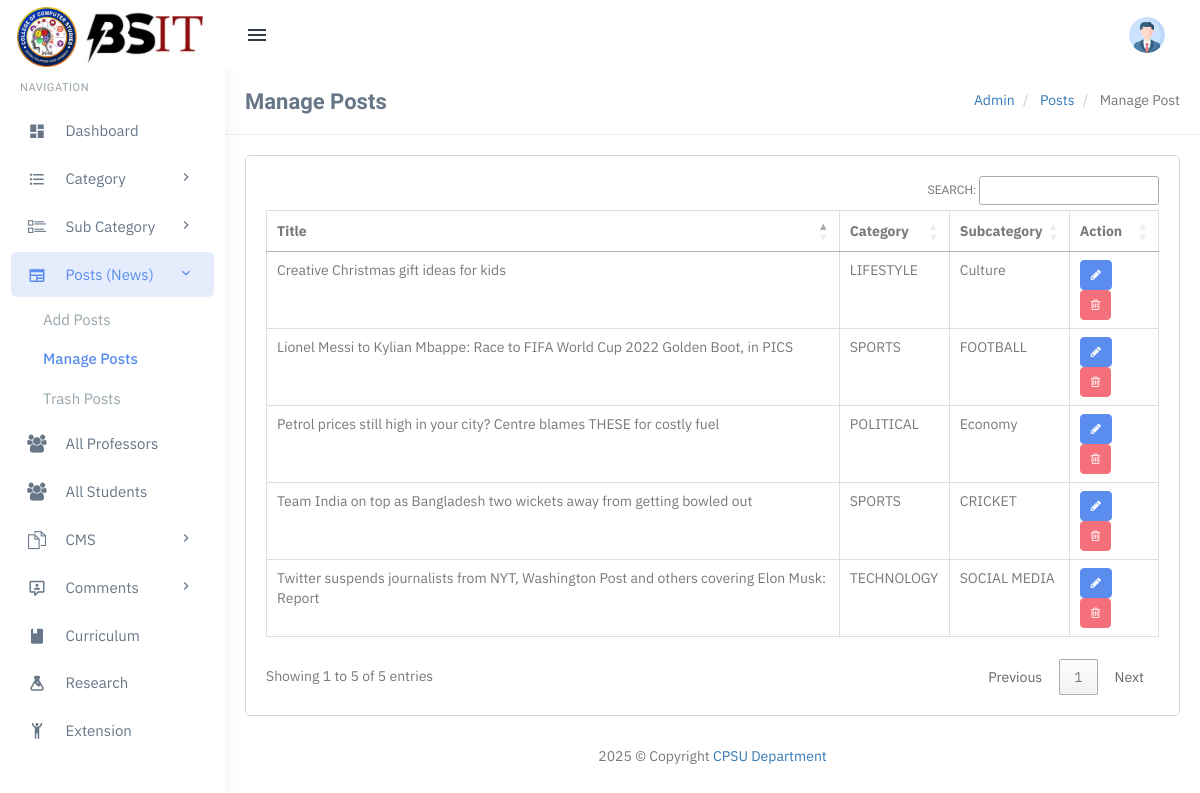
/admin/manage-posts.php (signed in), run on an earlier commit of the app's database.
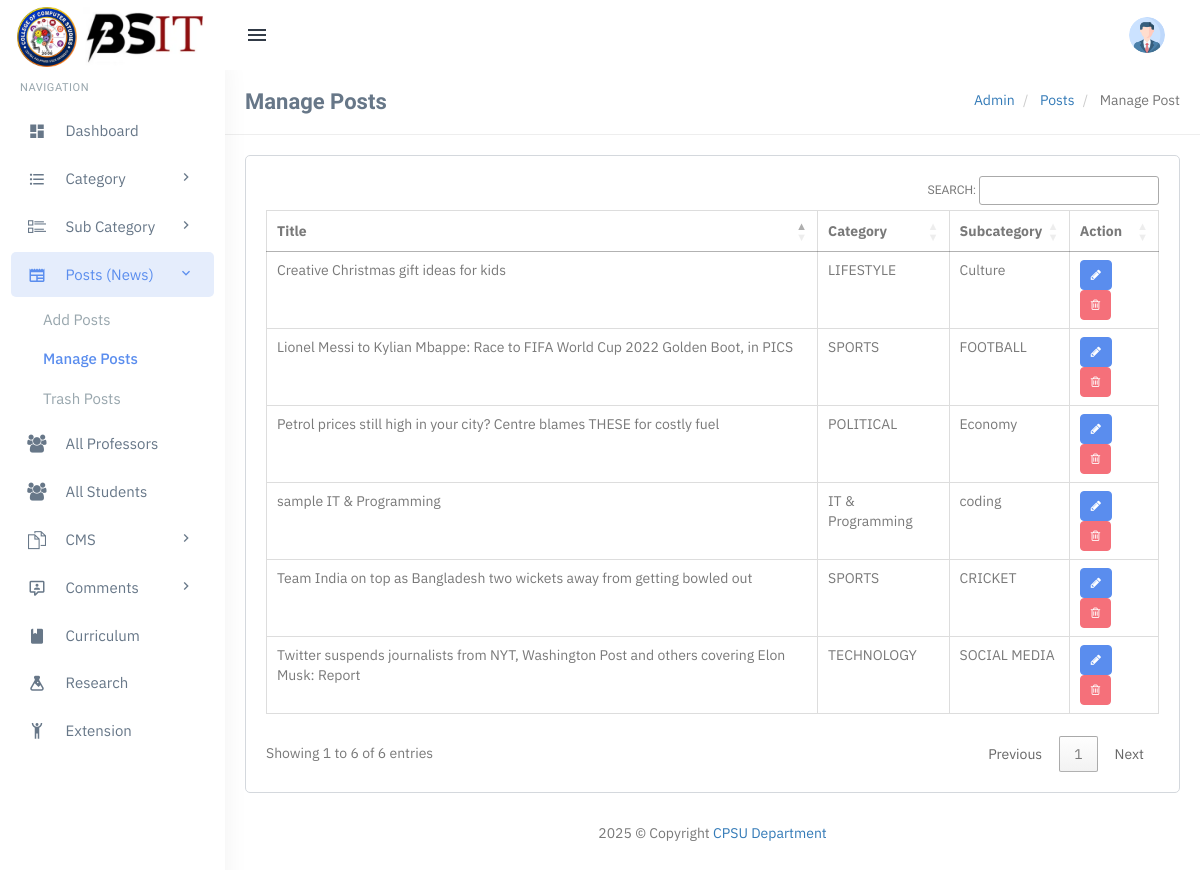
And on a later commit of the database.
### tables this page shows
CREATE TABLE `tblposts` (
  `id` int(11) NOT NULL,
  `PostTitle` longtext DEFAULT NULL,
  `CategoryId` int(11) DEFAULT NULL,
  `SubCategoryId` int(11) DEFAULT NULL,
  `PostDetails` longtext DEFAULT NULL,
  `PostingDate` timestamp NULL DEFAULT current_timestamp(),
  `UpdationDate` timestamp NULL DEFAULT NULL ON UPDATE current_timestamp(),
  `Is_Active` int(11) DEFAULT NULL,
  `PostUrl` mediumtext DEFAULT NULL,
  `PostImage` varchar(255) DEFAULT NULL,
  `viewCounter` int(11) DEFAULT NULL,
  `postedBy` varchar(255) DEFAULT NULL,
  `lastUpdatedBy` varchar(255) DEFAULT NULL
);

CREATE TABLE `tblcategory` (
  `id` int(11) NOT NULL,
  `CategoryName` varchar(200) DEFAULT NULL,
  `Description` mediumtext DEFAULT NULL,
  `PostingDate` timestamp NULL DEFAULT current_timestamp(),
  `UpdationDate` timestamp NULL DEFAULT NULL ON UPDATE current_timestamp(),
  `Is_Active` int(11) DEFAULT NULL
);

CREATE TABLE `tblsubcategory` (
  `SubCategoryId` int(11) NOT NULL,
  `CategoryId` int(11) DEFAULT NULL,
  `Subcategory` varchar(255) DEFAULT NULL,
  `SubCatDescription` mediumtext DEFAULT NULL,
  `PostingDate` timestamp NOT NULL DEFAULT current_timestamp(),
  `UpdationDate` timestamp NULL DEFAULT NULL ON UPDATE current_timestamp(),
  `Is_Active` int(11) DEFAULT NULL
);

### admin/manage-posts.php (the view, shortened to what this page needs)
   <?php
include('includes/config.php');
if(strlen($_SESSION['login'])==0)
  {
header('location:index.php');
}
else{
?>
     <?php include('includes/topheader.php');?>
     <?php include('includes/leftsidebar.php');?>
     <div class="content-page">
         <div class="content">
             <div class="container">
                 <div class="row">
                     <div class="col-xs-12">
                         <div class="page-title-box">
                             <h4 class="page-title">Manage Posts </h4>
                             <ol class="breadcrumb p-0 m-0">
                                 <li>
                                     <a href="#">Admin</a>
                                 </li>
                                 <li>
                                     <a href="#">Posts</a>
                                 </li>
                                 <li class="active">
                                     Manage Post
                                 </li>
                             </ol>
                             <div class="clearfix"></div>
                         </div>
                     </div>
                 </div>
                 <div class="row">
                     <div class="col-sm-12">
                         <div class="card-box">
                             <div class="table-responsive">
                                 <table class="table table-bordered" id="example">
                                     <thead>
                                         <tr>
                                             <th>Title</th>
                                             <th>Category</th>
                                             <th>Subcategory</th>
                                             <th>Action</th>
                                         </tr>
                                     </thead>
                                     <tbody>
                                         <?php
                        $query=mysqli_query($con,"select tblposts.id as postid,tblposts.PostTitle as title,tblcategory.CategoryName as category,tblsubcategory.Subcategory as subcategory from tblposts left join tblcategory on tblcategory.id=tblposts.CategoryId left join tblsubcategory on tblsubcategory.SubCategoryId=tblposts.SubCategoryId where tblposts.Is_Active=1 ");
                        $rowcount=mysqli_num_rows($query);
                        if($rowcount==0)
                        {
                        ?>
                                         <!--
                        Author Name: MH RONY.
                        GigHub Link: https://github.com/dev-mhrony
                        Facebook Link:https://www.facebook.com/dev.mhrony
                        Youtube Link: https://www.youtube.com/channel/UChYhUxkwDNialcxj-OFRcDw
                        for any PHP, Laravel, Python, Dart, Flutter work contact me at developer.mhrony@gmail.com
                        Visit My Website : developerrony.com
                      -->
                                         <tr>
                                             <td colspan="4" align="center">
                                                 <h3 style="color:red">No record found</h3>
                                             </td>
                                         <tr>
                                             <?php
                           } else {
                           while($row=mysqli_fetch_array($query))
                           {
                           ?>
                                         <tr>
                                             <td><?php echo htmlentities($row['title']);?></td>
                                             <td><?php echo htmlentities($row['category'])?></td>
                                             <td><?php echo htmlentities($row['subcategory'])?></td>
                                             <td><a class="btn btn-primary btn-sm" href="edit-post.php?pid=<?php echo htmlentities($row['postid']);?>"><i class="fa fa-pencil"></i></a>
                                                 &nbsp;<a class="btn btn-danger btn-sm" href="manage-posts.php?pid=<?php echo htmlentities($row['postid']);?>&&action=del" onclick="return confirm('Do you reaaly want to delete ?')"> <i class="fa fa-trash-o"></i></a>
                                             </td>
                                         </tr>
                                         <?php } }?>
                                     </tbody>
                                 </table>
                             </div>
                         </div>
                     </div>
                 </div>
             </div>
         </div>
         <?php include('includes/footer.php');?>
         <?php } ?>

What changed in the data, as far as the page shows it:
added tblposts: PostTitle "sample IT & Programming", CategoryId.CategoryName "IT & Programming", SubCategoryId.Subcategory "coding"
Also different on the page:
text written by a page script: "SEARCH: Showing 1 to 5 of 5 entries Previous 1 Next" → "SEARCH: Showing 1 to 6 of 6 entries Previous 1 Next"
